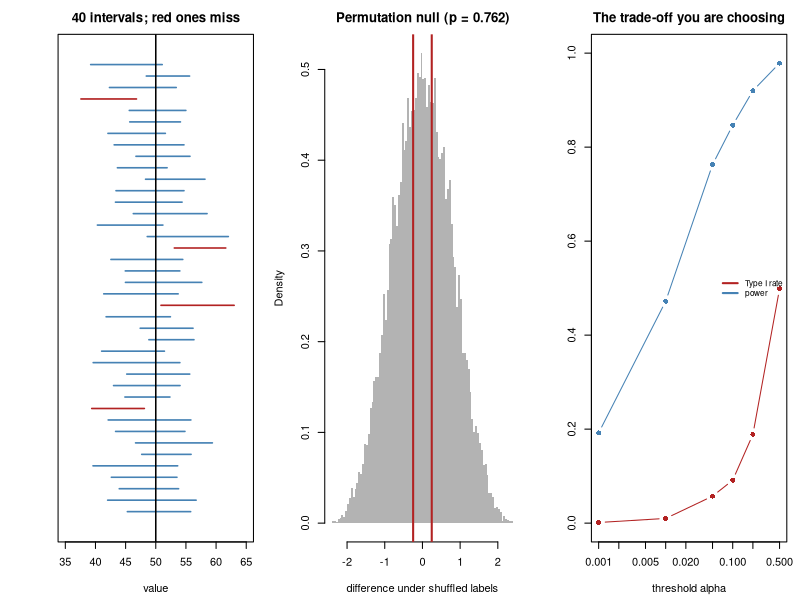

Source code (R):
#' ---
#' title: "Foundations 5 - Confidence intervals and p-values"
#' output: html_document
#' ---
#'
#' **Curriculum link:** `stats.md` -> Part 0, §0.7-§0.8, equations (0.13)-(0.15)
#' **Assumes:** `F1`-`F4`.
#'
#' ## Why this module matters most
#'
#' Confidence intervals and p-values are the two things every paper reports and
#' the two things most often misread. Both are statements about a **procedure**
#' repeated many times, not about your particular result - and almost every
#' misinterpretation comes from forgetting that.
#'
#' This module builds both from scratch and **checks them by simulation**, so
#' you see the procedure succeed at exactly the advertised rate rather than
#' taking anyone's word for it.

#+ setup, message = FALSE
MODULE_NAME <- "F5_confidence_intervals_and_pvalues"
OUT <- file.path(Sys.getenv("STATS_OUT", unset = "results"), MODULE_NAME)
dir.create(OUT, recursive = TRUE, showWarnings = FALSE)
header <- function(txt) cat("\n", strrep("=", 72), "\n", txt, "\n",
                            strrep("=", 72), "\n", sep = "")
set.seed(105)
TRUE_MU <- 50; TRUE_SIGMA <- 10

#' ## 1. Building a confidence interval, eq. (0.13)-(0.14)

#+ build
header("1. One interval, built by hand")
n <- 16
s_ <- rnorm(n, TRUE_MU, TRUE_SIGMA)
xbar <- mean(s_); s <- sd(s_); se <- s/sqrt(n)
## With sigma unknown we use the t critical value, a little larger than 1.96,
## which makes the interval appropriately wider.
crit <- qt(0.975, df = n - 1)
lo <- xbar - crit*se; hi <- xbar + crit*se
cat(sprintf("  sample mean  x-bar = %.3f\n", xbar))
cat(sprintf("  sample SD    s     = %.3f\n", s))
cat(sprintf("  standard error     = s/sqrt(n) = %.3f\n", se))
cat(sprintf("  critical value     = %.3f   (t with %d df; normal would use 1.960)\n",
            crit, n - 1))
cat(sprintf("\n  95%% CI = %.3f +/- %.3f x %.3f = (%.3f, %.3f)\n",
            xbar, crit, se, lo, hi))
cat(sprintf("  true value = %g  ->  %s\n", TRUE_MU,
            if (lo <= TRUE_MU && TRUE_MU <= hi) "INSIDE" else "OUTSIDE"))

#' ## 2. What "95% confident" actually means

#+ coverage
header("2. The coverage check: does the procedure really work 95% of the time?")
ci <- function(v, level = 0.95) {
  k <- length(v); m <- mean(v); e <- sd(v)/sqrt(k)
  c(m - qt(0.5 + level/2, k - 1)*e, m + qt(0.5 + level/2, k - 1)*e)
}
cat(sprintf("  %-10s%-8s%18s%22s\n", "level", "n", "intervals built",
            "contained the truth"))
for (level in c(0.80, 0.90, 0.95, 0.99)) {
  hits <- mean(replicate(10000, {
    b <- ci(rnorm(16, TRUE_MU, TRUE_SIGMA), level); b[1] <= TRUE_MU && TRUE_MU <= b[2]
  }))
  cat(sprintf("  %-10s%-8d%18s%21.1f%%\n", paste0(100*level, "%"), 16,
              "10,000", 100*hits))
}
cat("
  The procedure delivers what it promises. That is the ONLY guarantee a
  confidence interval carries, and it is a guarantee about the METHOD.

  CORRECT   : 'if I repeated this experiment many times, 95% of the intervals
               I built would contain the true value.'
  INCORRECT : 'there is a 95% probability the true value is in MY interval.'

  Why is the second wrong? Your interval is now a fixed pair of numbers and
  the truth is a fixed number. Either it is in there or it is not - there is
  no randomness left to have a probability about. The randomness was in the
  sampling, which has already happened.

  (If you genuinely want '95% probability the truth is in here', that is a
  CREDIBLE interval and requires Bayesian machinery and a prior - Topic 33.
  In practice the two often nearly coincide, which is why the sloppy reading
  usually survives contact with reality.)\n")

#' ## 3. Read the width, not whether it excludes zero

#+ width
header("3. Two 'non-significant' results that mean opposite things")
cat(sprintf("  %-26s%10s%22s%9s  verdict\n", "study", "estimate", "95% CI", "p"))
for (st_ in list(c("large, precise study", 0.1, 0.15),
                 c("small, noisy study", 2.5, 1.55))) {
  est <- as.numeric(st_[2]); se_ <- as.numeric(st_[3])
  p <- 2*pnorm(abs(est/se_), lower.tail = FALSE)
  cat(sprintf("  %-26s%10.2f%22s%9.3f  %s\n", st_[1], est,
              sprintf("(%+.2f, %+.2f)", est - 1.96*se_, est + 1.96*se_), p,
              if (p > 0.05) "n.s." else "sig"))
}
cat("
  Both are 'not significant'. They say completely different things.

    The first RULES OUT anything larger than about 0.4. That is a real,
    informative, publishable finding: the effect, if any, is small.

    The second rules out nothing. Effects of 0, of 2, of 5 are all consistent
    with it. It is not evidence of absence - it is absence of evidence.

  Reporting both as 'no significant difference' throws away the only
  information that distinguishes them. THIS is the strongest practical
  argument for reporting intervals, and the reason 'no significant difference'
  must never be written as 'no difference'.\n")

#' ## 4. What a p-value is, eq. (0.15)

#+ pvalue
header("4. Building a p-value from scratch, by simulation")
group_a <- rnorm(12, 50.0, 2)
group_b <- rnorm(12, 50.8, 2)
observed_diff <- mean(group_b) - mean(group_a)
## The null hypothesis says the labels are meaningless. So SHUFFLE them and
## see how big a difference appears by chance alone. This is a permutation
## test: no formula, no distributional assumption, just the definition.
pooled <- c(group_a, group_b)
null_diffs <- replicate(20000, {
  perm <- sample(pooled)
  mean(perm[13:24]) - mean(perm[1:12])
})
p_perm <- mean(abs(null_diffs) >= abs(observed_diff))
cat(sprintf("  observed difference between the groups : %+.4f\n", observed_diff))
cat("  if the labels were meaningless, differences this big or bigger\n")
cat(sprintf("  happened in %s of 20,000 shuffles\n",
            format(sum(abs(null_diffs) >= abs(observed_diff)), big.mark = ",")))
cat(sprintf("\n  p (permutation) = %.4f\n", p_perm))
cat(sprintf("  p (t-test)      = %.4f   <- agrees\n",
            t.test(group_b, group_a, var.equal = TRUE)$p.value))
cat("
  Read the definition off the simulation:

      p = P( data at least this extreme | nothing is going on )

  Note what is on each side of the bar. The p-value is the probability of THE
  DATA given the HYPOTHESIS. It is not the probability of the hypothesis given
  the data - that is the reversal from F2, section 4, and it is the single
  most common error in interpreting statistics.

  A p-value of 0.03 does NOT mean 'a 3% chance there is no real effect'.\n")

#' ## 5. The kinds of p-value

#+ kinds
header("5. Five ways to get a p-value for the same comparison")
a <- rnorm(14, 0); b <- rnorm(14, 0.9)
p_t <- t.test(a, b, var.equal = TRUE)$p.value
p_welch <- t.test(a, b)$p.value
pool <- c(a, b); obs <- mean(b) - mean(a)
nd <- replicate(20000, { q <- sample(pool); mean(q[15:28]) - mean(q[1:14]) })
p_permut <- mean(abs(nd) >= abs(obs))
p_rank <- suppressWarnings(wilcox.test(a, b)$p.value)
boot <- replicate(20000, mean(sample(b, 14, TRUE)) - mean(sample(a, 14, TRUE)))
p_boot <- 2*min(mean(boot <= 0), mean(boot >= 0))
cat(sprintf("  %-16s%-26s%-30s%9s\n", "kind", "method", "assumes", "p"))
rows <- list(
  c("parametric", "Student t-test", "normality, equal variance", p_t),
  c("parametric", "Welch t-test", "normality only", p_welch),
  c("permutation", "shuffle the labels", "exchangeability", p_permut),
  c("rank-based", "Wilcoxon rank-sum", "nothing about shape", p_rank),
  c("bootstrap", "resample each group", "sample is representative", p_boot))
for (r in rows)
  cat(sprintf("  %-16s%-26s%-30s%9.4f\n", r[1], r[2], r[3], as.numeric(r[4])))
cat("
  On clean, well-behaved data they agree closely - as they should. They
  diverge when their assumptions diverge: on skewed data with outliers the
  t-test and the rank test can disagree sharply, and then you must decide
  WHICH QUESTION you are asking (a difference in means, or a tendency for one
  group to exceed the other - they are not the same question).

  The one that needs extra care: PERMUTATION assumes only that the labels are
  exchangeable under the null. That makes it robust - but you must shuffle
  WITHIN the structure of your design. With batches or paired samples, free
  shuffling builds a null that is simply wrong (exercise E2 measures this).\n")

#' ## 6. One-sided, two-sided, and p-hacking

#+ onesided
header("6. One-sided tests, and why they are abused")
cat(sprintf("  two-sided p = %.4f\n", t.test(a, b, var.equal = TRUE)$p.value))
cat(sprintf("  one-sided p = %.4f   <- exactly half, when the effect is in\n",
            t.test(a, b, var.equal = TRUE, alternative = "less")$p.value))
cat("                              the predicted direction\n")
cat("
  A one-sided test is legitimate only when a difference in the OTHER direction
  would be acted on identically to no difference at all, and only when you
  declared it before seeing the data. That is rare. Switching to one-sided
  because two-sided gave 0.06 is cheating, and it has a name.\n")

header("6b. What 'trying a few things' does to your error rate")
one_experiment <- function() {
  ## Two groups with NO real difference, measured 4 ways.
  x <- rnorm(15); y <- rnorm(15)
  c(t.test(x, y, var.equal = TRUE)$p.value,
    t.test(x, y, var.equal = TRUE, alternative = "less")$p.value,
    t.test(x, y, var.equal = TRUE, alternative = "greater")$p.value,
    suppressWarnings(wilcox.test(x, y)$p.value))
}
R <- 5000
res <- t(replicate(R, one_experiment()))
cat(sprintf("  %s experiments in which NOTHING is going on:\n\n",
            format(R, big.mark = ",")))
cat(sprintf("  %-46s%20s\n", "strategy", "false positive rate"))
cat(sprintf("  %-46s%19.1f%%\n", "pre-specified two-sided t-test",
            100*mean(res[, 1] < 0.05)))
cat(sprintf("  %-46s%19.1f%%\n", "try 4 analyses, report the smallest p",
            100*mean(apply(res, 1, min) < 0.05)))
cat("
  Four analyses is a modest amount of flexibility - far less than a real
  analyst has - and it roughly doubles the false positive rate.

  The reported p-value is then meaningless, because a p-value describes the
  PROCEDURE that produced it, and the procedure was 'try things until one
  works'. That procedure does not have a 5% error rate.

  The same mechanism drives:
    p-hacking         - trying analyses until one is significant
    HARKing           - inventing the hypothesis after seeing the result
    optional stopping - collecting more data until p drops below 0.05
                        (this reaches significance eventually with certainty)
    subgroup fishing  - 'it worked in the older female patients'

  The defence is always the same: DECIDE THE ANALYSIS BEFORE SEEING THE
  OUTCOME, and report everything you tried.\n")

#' ## 7. Where does 0.05 come from, and what are alpha and beta?

#+ errors
header("7. Two kinds of error, and the threshold that trades them off")
DIFF <- 1.0
error_rates <- function(alpha, n = 15, reps = 4000) {
  fp <- mean(replicate(reps, t.test(rnorm(n), rnorm(n))$p.value < alpha))
  tp <- mean(replicate(reps, t.test(rnorm(n), rnorm(n, DIFF))$p.value < alpha))
  c(fp, tp)
}
cat(sprintf("  %-12s%22s%22s\n", "alpha", "Type I (false pos)", "power (1 - Type II)"))
for (alpha in c(0.20, 0.10, 0.05, 0.01, 0.001)) {
  er <- error_rates(alpha)
  cat(sprintf("  %-12g%22.3f%22.3f\n", alpha, er[1], er[2]))
}
cat("
  TYPE I error  - you claim an effect that is not there. Its rate IS alpha.
  TYPE II error - you miss an effect that is there. Its rate is beta, and
                  POWER = 1 - beta is the second column.

  Lowering alpha buys fewer false positives and pays in missed real effects.
  There is no setting that avoids both; the threshold is a statement about
  which error is more costly IN YOUR SITUATION.

  0.05 is not a law of nature. Ronald Fisher suggested one-in-twenty in the
  1920s as a rough working line, explicitly as a rule of thumb. It survived
  because a shared default stops people choosing a threshold after seeing the
  answer - a real benefit, but not a mathematical one.

  Sensible thresholds vary enormously with the consequences:
    screening assay, cheap follow-up      alpha = 0.10
    ordinary single hypothesis            alpha = 0.05
    genome-wide association study         alpha = 5e-8   (Topic 24)
    particle physics discovery            alpha = 3e-7

  The modern position - the American Statistical Association's 2016 and 2019
  statements - is that 'statistically significant' should not be treated as a
  conclusion at all. Report the estimate, the interval, and the p-value.\n")

#' ## 8. Many tests at once: FWER and FDR

#+ multiple
header("8. What happens when you test 20,000 things")
G <- 20000
null_p <- runif(G)
cat(sprintf("  %s tests, NOT ONE of which has a real effect:\n\n",
            format(G, big.mark = ",")))
cat(sprintf("  %-42s%14s%12s\n", "rule", "discoveries", "all false?"))
cat(sprintf("  %-42s%14s%12s\n", "raw p < 0.05",
            format(sum(null_p < 0.05), big.mark = ","), "yes"))
for (m in list(c("bonferroni", "Bonferroni (controls FWER)"),
               c("holm", "Holm (controls FWER, more powerful)"),
               c("BH", "Benjamini-Hochberg (controls FDR)")))
  cat(sprintf("  %-42s%14s%12s\n", m[2],
              format(sum(p.adjust(null_p, m[1]) < 0.05), big.mark = ","), "yes"))
## Now with some real signal mixed in.
mixed <- c(runif(19000), rbeta(1000, 0.2, 12))
truth <- c(rep(FALSE, 19000), rep(TRUE, 1000))
cat("\n  Now 20,000 tests of which 1,000 ARE real:\n\n")
cat(sprintf("  %-42s%13s%8s%8s%8s\n", "rule", "discoveries", "false", "FDP", "power"))
for (m in list(c("bonferroni", "Bonferroni (FWER)"), c("holm", "Holm (FWER)"),
               c("BH", "Benjamini-Hochberg (FDR)"))) {
  rej <- p.adjust(mixed, m[1]) < 0.05
  cat(sprintf("  %-42s%13s%8d%8.3f%8.3f\n", m[2],
              format(sum(rej), big.mark = ","), sum(rej & !truth),
              sum(rej & !truth)/max(sum(rej), 1), mean(rej[truth])))
}
cat("
  Two different promises, and you must know which one you want:

    FWER (Bonferroni, Holm) - controls the probability of making EVEN ONE
      false claim. Appropriate when a single false positive is expensive.
      Very conservative when there are many tests, so power collapses.

    FDR (Benjamini-Hochberg) - controls the EXPECTED PROPORTION of your
      discoveries that are false. You accept that ~5% of your 200-gene list is
      wrong in exchange for getting a list at all. The right default in
      genomics; its adjusted values are called q-values.

  Look at the power column. That difference is why genomics runs on FDR.

  Topic 8 covers this properly, including what happens when the tests are
  correlated - which, for genes in a pathway, they always are.\n")

#' ## 9. Figure

#+ figure
png(file.path(OUT, "intervals_and_pvalues.png"), width = 1250, height = 440, res = 110)
par(mfrow = c(1, 3), mar = c(4.4, 4.4, 2.6, 1))
plot(NA, xlim = c(TRUE_MU - 15, TRUE_MU + 15), ylim = c(0, 41), yaxt = "n",
     xlab = "value", ylab = "", main = "40 intervals; red ones miss")
for (i in 1:40) {
  smp <- rnorm(16, TRUE_MU, TRUE_SIGMA); b <- ci(smp)
  covers <- b[1] <= TRUE_MU && TRUE_MU <= b[2]
  lines(b, c(i, i), col = if (covers) "steelblue" else "firebrick", lwd = 1.6)
}
abline(v = TRUE_MU, lwd = 1.5)
hist(null_diffs, breaks = 70, col = "grey70", border = NA, freq = FALSE,
     main = sprintf("Permutation null (p = %.3f)", p_perm),
     xlab = "difference under shuffled labels")
abline(v = c(-1, 1)*observed_diff, col = "firebrick", lwd = 2)
alphas <- c(0.5, 0.2, 0.1, 0.05, 0.01, 0.001)
er <- t(sapply(alphas, error_rates, reps = 1500))
plot(alphas, er[, 1], type = "b", pch = 16, col = "firebrick", log = "x",
     ylim = c(0, 1), xlab = "threshold alpha", ylab = "",
     main = "The trade-off you are choosing")
lines(alphas, er[, 2], type = "b", pch = 16, col = "steelblue")
legend("right", c("Type I rate", "power"), col = c("firebrick", "steelblue"),
       lwd = 2, bty = "n", cex = 0.75)
invisible(dev.off())
cat("\nFigure written to", file.path(OUT, "intervals_and_pvalues.png"), "\n")

#' # PROBLEMS
#'
#' ### Problem 1: Does the interval still work when the data is ugly?

#+ problem1
## ---- YOUR CODE HERE ----------------------------------------------------

## ---- SOLUTION (uncomment to check) -------------------------------------
# true_mean_ln <- exp(0 + 1.4^2/2)          # mean of lognormal(0, 1.4)
# cat("  A 95% interval SHOULD contain the truth 95% of the time.\n\n")
# cat(sprintf("  %-8s%16s%16s\n", "n", "normal data", "skewed data"))
# for (n_ in c(5, 10, 30, 100, 500)) {
#   cov_n <- mean(replicate(4000, { b <- ci(rnorm(n_)); b[1] <= 0 && 0 <= b[2] }))
#   cov_s <- mean(replicate(4000, { b <- ci(rlnorm(n_, 0, 1.4))
#                                   b[1] <= true_mean_ln && true_mean_ln <= b[2] }))
#   cat(sprintf("  %-8d%15.1f%%%15.1f%%\n", n_, 100*cov_n, 100*cov_s))
# }
#
# ## The normal column sits at 95% at every n - as it must, since the method
# ## was derived for exactly that case.
# ##
# ## The skewed column is too LOW at small n: the interval misses more often
# ## than advertised, so you are over-confident. It improves as n grows,
# ## because the central limit theorem (F4) gradually makes the sample mean
# ## normal.
# ##
# ## This is what an assumption violation actually looks like. Not a crash, not
# ## an error message - just a procedure quietly delivering 88% coverage while
# ## claiming 95%. The fixes are a bootstrap interval, a transformation (log),
# ## or more data. Topic 5 covers all three.

#' ### Problem 2: The p-value is not the probability you are wrong

#+ problem2
## ---- YOUR CODE HERE ----------------------------------------------------

## ---- SOLUTION (uncomment to check) -------------------------------------
# run <- function(n_tests, frac_real, effect = 0.8, n = 20) {
#   real <- runif(n_tests) < frac_real
#   ps <- sapply(real, function(r)
#     t.test(rnorm(n), rnorm(n, if (r) effect else 0))$p.value)
#   sig <- ps < 0.05
#   c(sum(sig), if (sum(sig)) mean(!real[sig]) else NA)
# }
# cat(sprintf("  %-34s%13s%20s\n", "% of hypotheses that are REAL",
#             "significant", "of those, % FALSE"))
# for (frac in c(0.90, 0.50, 0.10, 0.01)) {
#   r <- run(4000, frac)
#   cat(sprintf("  %-33.0f%%%13s%19.1f%%\n", 100*frac,
#               format(r[1], big.mark = ","), 100*r[2]))
# }
#
# ## The threshold is 0.05 in every row. The chance that a significant result
# ## is wrong ranges from a few percent to most of them.
# ##
# ## The p-value cannot know this, because it is computed ASSUMING the null is
# ## true - it never considers how plausible the null was to begin with. So
# ## 'p < 0.05' carries completely different weight for a pre-registered
# ## hypothesis with good prior support than for the 4,000th exploratory test.
# ##
# ## This is the same base-rate effect as the screening test in F2, and it is
# ## the honest answer to 'why do so many published findings fail to
# ## replicate?' It is also why FDR methods (section 8) are framed around the
# ## PROPORTION of discoveries that are false - exactly the last column.

#' ### Problem 3: Optional stopping

#+ problem3
## ---- YOUR CODE HERE ----------------------------------------------------

## ---- SOLUTION (uncomment to check) -------------------------------------
# peek_until_significant <- function(max_n, alpha = 0.05) {
#   ## Add one observation per group at a time; stop at the first p < alpha.
#   x <- rnorm(5); y <- rnorm(5)
#   for (i in seq_len(max_n - 5)) {
#     x <- c(x, rnorm(1)); y <- c(y, rnorm(1))
#     if (t.test(x, y)$p.value < alpha) return(TRUE)
#   }
#   FALSE
# }
# cat("  No real effect. Nominal false positive rate: 5%.\n\n")
# cat(sprintf("  %-18s%20s\n", "max n allowed", "reached p < 0.05"))
# for (max_n in c(5, 10, 20, 50, 100, 200))
#   cat(sprintf("  %-18d%19.1f%%\n", max_n,
#               100*mean(replicate(1500, peek_until_significant(max_n)))))
#
# ## Testing once at n = 5 gives the advertised 5%. Allowing yourself to keep
# ## looking pushes it far higher, and it keeps climbing with the budget - with
# ## unlimited data it reaches 100%. The p-value WILL dip below 0.05 eventually
# ## just by wandering, and if you stop the moment it does, you always "win".
# ##
# ## This is why 'we added a few more samples because the trend looked
# ## promising' invalidates a p-value, and why clinical trials must pre-specify
# ## their sample size or use a formal sequential design with corrected
# ## boundaries (O'Brien-Fleming, alpha-spending).
# ##
# ## Note the pattern across all three problems and section 6b: the p-value is
# ## a property of the PROCEDURE. Change the procedure - by trying variants, by
# ## peeking, by choosing which hypotheses to test after looking - and the
# ## number on the screen no longer means what its definition says.

#' ## What to take away
#'
#' 1. A confidence interval is a guarantee about the **procedure**.
#' 2. **Read the width.** Two non-significant results can mean opposite things.
#' 3. A p-value is $P(\text{data} \mid \text{no effect})$ - never the reverse.
#' 4. There are many kinds of p-value; one- vs two-sided is a separate axis.
#' 5. $\alpha$ **is** your false positive rate; power is $1-\beta$.
#' 6. With many tests, choose **FWER** or **FDR** deliberately.
#' 7. Every p-value describes a **procedure**. Changing it mid-analysis breaks it.
#'
#' **Next:** `F6_connecting_variables.R`
